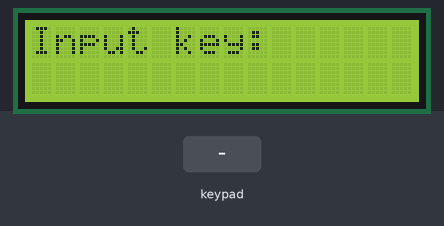
The sketch below on a simulated Arduino Uno, built with avr-gcc and run on an emulated ATmega328P. On the bench: 16×2 character LCD. The test bench sets the inputs (shaded band).

Above: at 3.2 s.
3.3 s: keypad keys 1 2 3 4 # pressed 0.4 s apart
At 5.4 s:
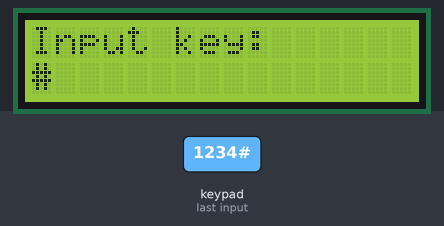
6.8 s: key 'A' pressed
At 8.0 s:
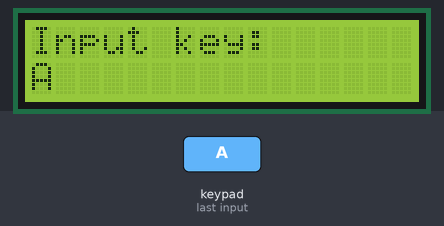
8.3 s: key 'B' pressed
At 9.2 s:
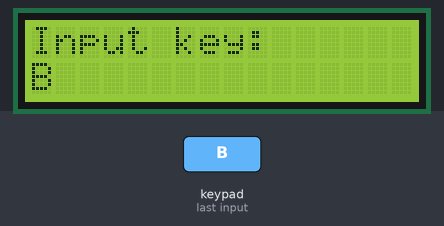
9.8 s: keypad keys 1 2 3 4 * pressed 0.4 s apart
At 12.7 s:
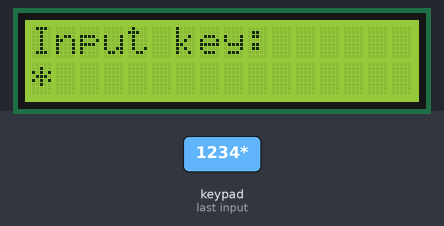
13.3 s: key 'C' pressed
At 14.2 s:
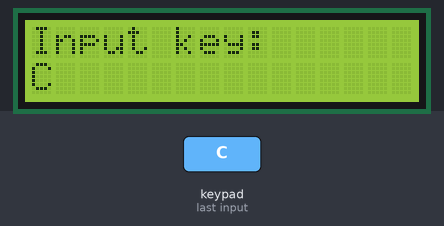
14.8 s: keypad keys 1 2 3 4 D pressed 0.4 s apart
At 15.0 s:
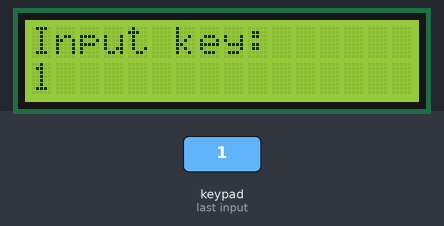
Timing chart, 0 to 17.8 s (numbered marks = the images above; inputs shaded):
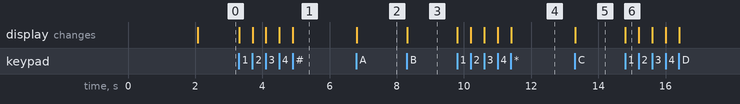

The sketch:

lab11_keypad_4x4.ino
```cpp
#include <Keypad.h>
#include <LiquidCrystal.h>

#define wait 2000

// Setup for LCD
// LiquidCrystal(rs, enable, d4, d5, d6, d7)
LiquidCrystal lcd(13, 12, 11, 10, 9, 8);

// Set up for Keypad
const int ROW_NUM = 4; //four rows
const int COLUMN_NUM = 4; //four columns

char keys[ROW_NUM][COLUMN_NUM] = {
  {'1','2','3', 'A'},
  {'4','5','6', 'B'},
  {'7','8','9', 'C'},
  {'*','0','#', 'D'}
};

byte pin_rows[ROW_NUM] = {1, 2, 3, 4}; //connect to the row pinouts of the keypad
byte pin_column[COLUMN_NUM] = {5, 6, 7, 0}; //connect to the column pinouts of the keypad

Keypad keypad = Keypad( makeKeymap(keys), pin_rows, pin_column, ROW_NUM, COLUMN_NUM );

void setup()
{
  lcd.begin(16, 2);

  lcd.setCursor(0, 0);
  lcd.print("Lab 11:");
  lcd.setCursor(0, 1);
  lcd.print("Keypad 4x4");
  delay(wait);
  lcd.clear();
}

void loop()
{
  lcd.setCursor(0, 0);

  // Input first number
  lcd.print("Input key:");
  char key = keypad.getKey();

  lcd.setCursor(0, 1);
  if(key)
  {
    lcd.print(key);
  }
}
```

Measured:
- after the input at 3.3 s, the display: first changes at once (image 1 shows a later state)
- after the input at 6.8 s, the display: changes at once (image 2)
- after the input at 8.3 s, the display: changes at once (image 3)
- after the input at 9.8 s, the display: first changes at once (image 4 shows a later state)
- after the input at 13.3 s, the display: changes at once (image 5)
- after the input at 14.8 s, the display: changes at once (image 6)
